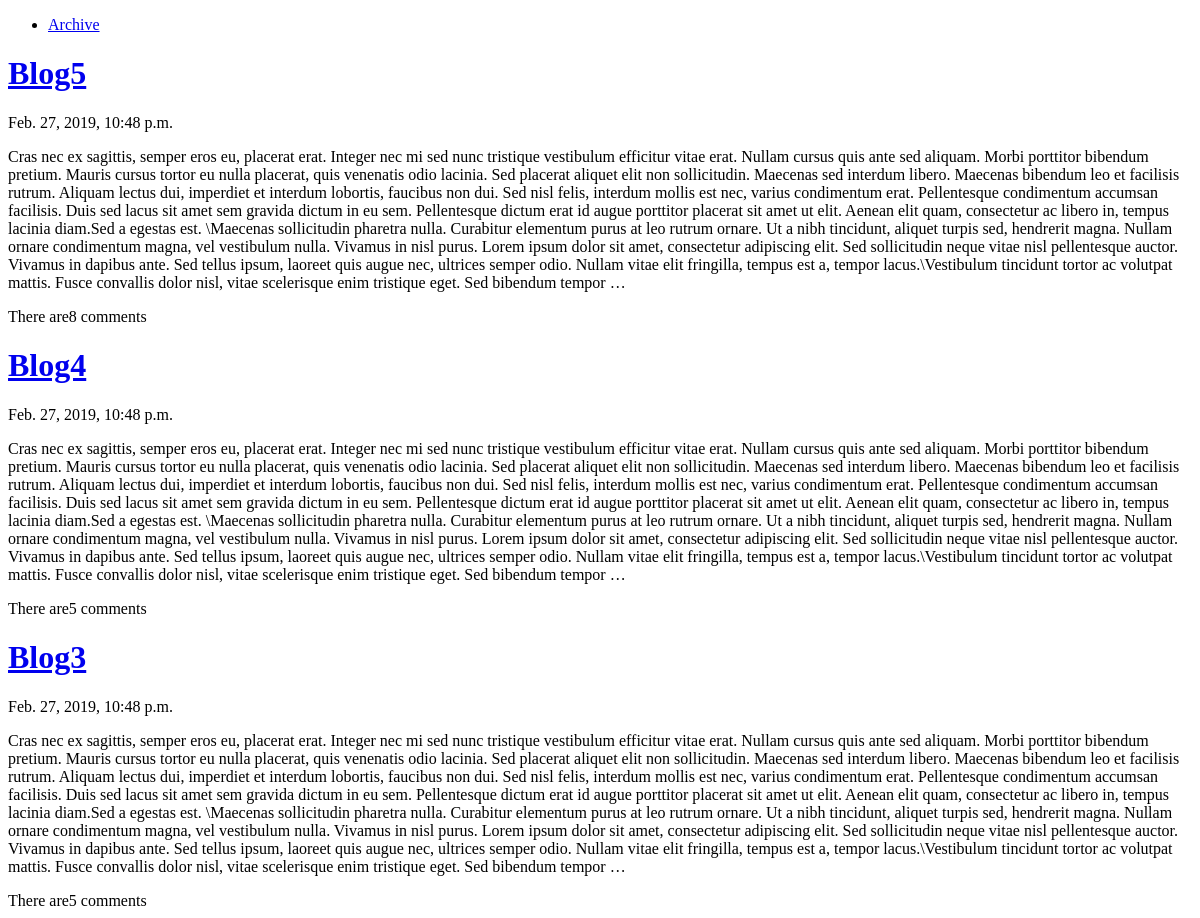
The page /blog/bloghome on the database its author committed.
### blog/models.py (models this page shows)
class Blog(models.Model):
    title = models.CharField(max_length = 200)
    author_name = models.CharField(max_length = 200)
    content = models.CharField(max_length = 3000)
    post_date = models.DateTimeField('date posted')

### blog/views.py (the view)
# urls.py: path('bloghome',views.BlogHome, name ='bloghome'),
def BlogHome(request):
    last = Blog.objects.order_by('-post_date')[:3]
    context = {'last':last}
    return render(request, 'blog/BlogHome.html',context)

### blog/templates/blog/BlogHome.html (shortened to what this page needs)
<!DOCTYPE html>
<html lang="en">
{%load static %}
  <head>
     <link rel="stylesheet" type="text/css" href="{% static 'blog/shared.css' %}">
  </head>
  <body class = "bg-dark text-white">
     <ul>
      <li><a href="{% url 'blog:archive'%}">Archive</a></li>
          </ul>
  	{% if last %}
  		{% for blog in last %}
        <h1><a href="{% url 'blog:entry' blog.id %}">{{ blog.title }}</a></h1>
    		<div>{{blog.post_date}}</div>
    		<p>{{blog.content|truncatewords:200}}</p>
    		<div>There are{{blog.comment_set.count}} comments </div>
  		{% endfor %}
		{% else %}
  		<h1>No more blogs</h1>
		{% endif %}
  </body>
</html>

### rows shown on the page
Blog: title "Blog5", post_date "Feb. 27, 2019, 10:48 p.m.", content "Cras nec ex sagittis, semper eros eu, placerat erat. Integer nec mi sed nunc tristique vestibulum efficitur vitae erat. Nullam cursus quis ante sed aliquam. Morbi porttitor bibendum pretium. Mauris cursus tortor eu nulla placerat, quis venenatis odio lacinia. Sed placerat aliquet elit non sollicitudin. Maecenas sed interdum libero. Maecenas bibendum leo et facilisis rutrum. Aliquam lectus dui, imperdiet et interdum lobortis, faucibus non dui. Sed nisl felis, interdum mollis est nec, varius condimentum erat. Pellentesque condimentum accumsan facilisis. Duis sed lacus sit amet sem gravida dictum in eu sem. Pellentesque dictum erat id augue porttitor placerat sit amet ut elit. Aenean elit…", comment_set.count "8"
Blog: title "Blog4", post_date "Feb. 27, 2019, 10:48 p.m.", content "Cras nec ex sagittis, semper eros eu, placerat erat. Integer nec mi sed nunc tristique vestibulum efficitur vitae erat. Nullam cursus quis ante sed aliquam. Morbi porttitor bibendum pretium. Mauris cursus tortor eu nulla placerat, quis venenatis odio lacinia. Sed placerat aliquet elit non sollicitudin. Maecenas sed interdum libero. Maecenas bibendum leo et facilisis rutrum. Aliquam lectus dui, imperdiet et interdum lobortis, faucibus non dui. Sed nisl felis, interdum mollis est nec, varius condimentum erat. Pellentesque condimentum accumsan facilisis. Duis sed lacus sit amet sem gravida dictum in eu sem. Pellentesque dictum erat id augue porttitor placerat sit amet ut elit. Aenean elit…", comment_set.count "5"
Blog: title "Blog3", post_date "Feb. 27, 2019, 10:48 p.m.", content "Cras nec ex sagittis, semper eros eu, placerat erat. Integer nec mi sed nunc tristique vestibulum efficitur vitae erat. Nullam cursus quis ante sed aliquam. Morbi porttitor bibendum pretium. Mauris cursus tortor eu nulla placerat, quis venenatis odio lacinia. Sed placerat aliquet elit non sollicitudin. Maecenas sed interdum libero. Maecenas bibendum leo et facilisis rutrum. Aliquam lectus dui, imperdiet et interdum lobortis, faucibus non dui. Sed nisl felis, interdum mollis est nec, varius condimentum erat. Pellentesque condimentum accumsan facilisis. Duis sed lacus sit amet sem gravida dictum in eu sem. Pellentesque dictum erat id augue porttitor placerat sit amet ut elit. Aenean elit…", comment_set.count "5"
